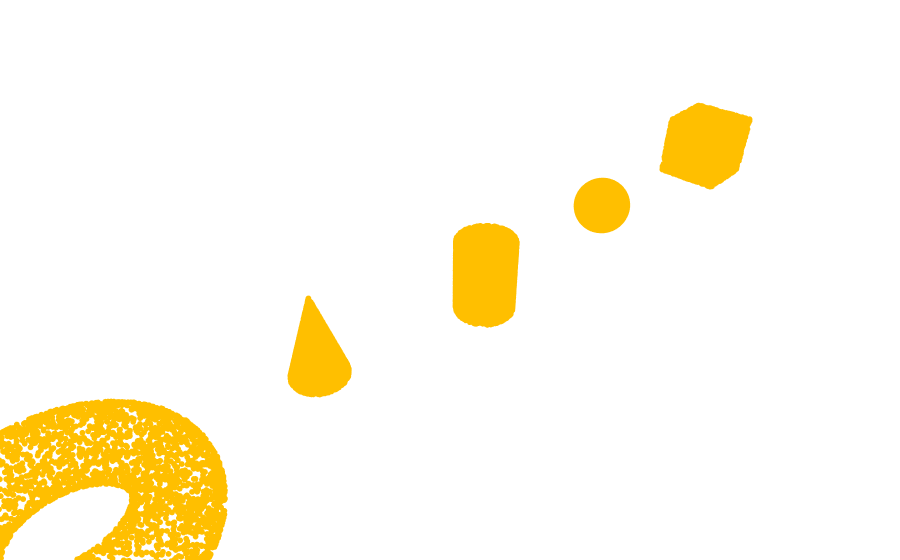

Write notebook code for a chart like this one.
### Code cell
random_figs_pcd = tuple([
    fig['data'][random.randint(0, EX_COUNT)]['origin_pcd'] for fig in primitives.values()
])


DisplayFigs.display_plotly_clouds(random_figs_pcd, non_in_line=True)

### Figure 1 — Plotly figure (JSON) as saved in the notebook; plotly's stock layout.template omitted (floating-point values rounded to 4 significant figures; data arrays with more than 128 entries replaced by an {"elided": "..."} marker saying what was removed)
{"data": [{"marker": {"color": {"elided": "5000 str values"}, "size": 2}, "mode": "markers", "name": "", "showlegend": false, "type": "scatter3d", "x": {"elided": "5000 float values"}, "y": {"elided": "5000 float values"}, "z": {"elided": "5000 float values"}}, {"marker": {"color": {"elided": "5000 str values"}, "size": 2}, "mode": "markers", "name": "", "showlegend": false, "type": "scatter3d", "x": {"elided": "5000 float values"}, "y": {"elided": "5000 float values"}, "z": {"elided": "5000 float values"}}, {"marker": {"color": {"elided": "5000 str values"}, "size": 2}, "mode": "markers", "name": "", "showlegend": false, "type": "scatter3d", "x": {"elided": "5000 float values"}, "y": {"elided": "5000 float values"}, "z": {"elided": "5000 float values"}}, {"marker": {"color": {"elided": "5000 str values"}, "size": 2}, "mode": "markers", "name": "", "showlegend": false, "type": "scatter3d", "x": {"elided": "5000 float values"}, "y": {"elided": "5000 float values"}, "z": {"elided": "5000 float values"}}, {"marker": {"color": {"elided": "5000 str values"}, "size": 2}, "mode": "markers", "name": "", "showlegend": false, "type": "scatter3d", "x": {"elided": "5000 float values"}, "y": {"elided": "5000 float values"}, "z": {"elided": "5000 float values"}}], "layout": {"margin": {"b": 0, "l": 0, "r": 0, "t": 0}, "scene": {"aspectmode": "data", "xaxis": {"visible": false}, "yaxis": {"visible": false}, "zaxis": {"visible": false}}, "showlegend": false}}
